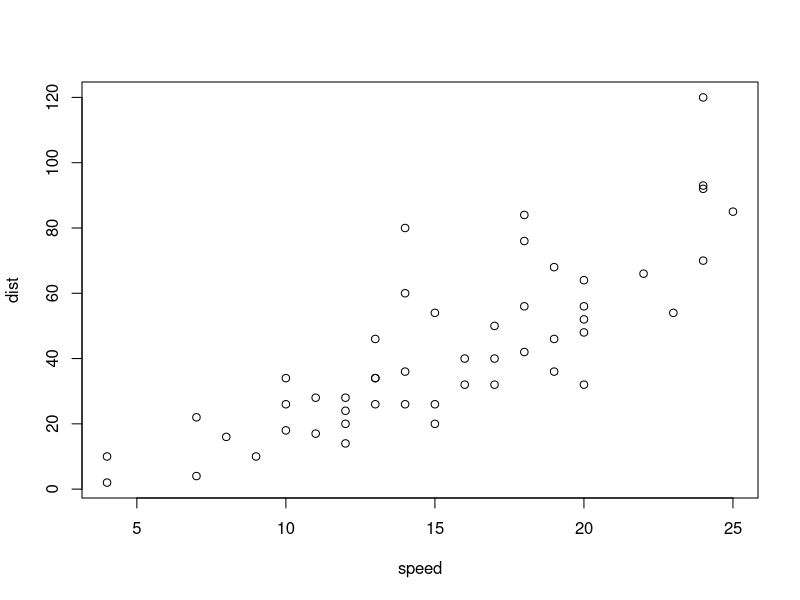
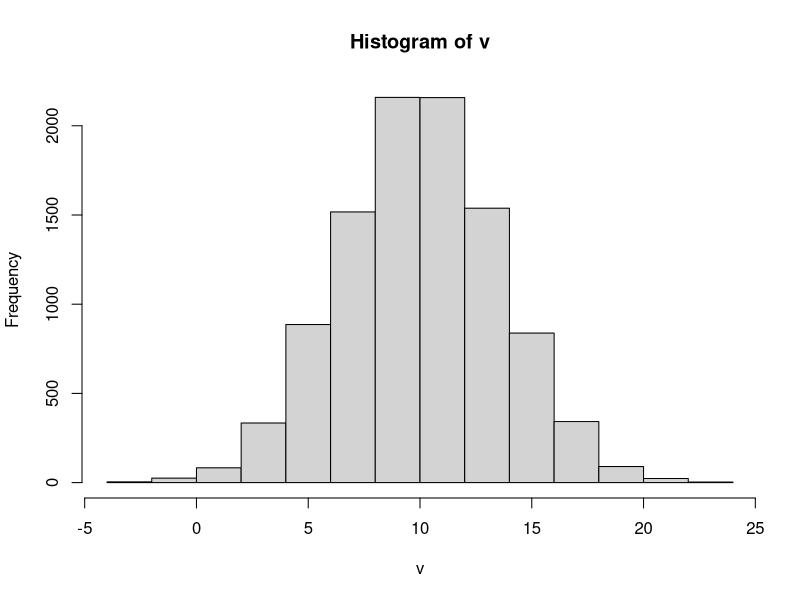
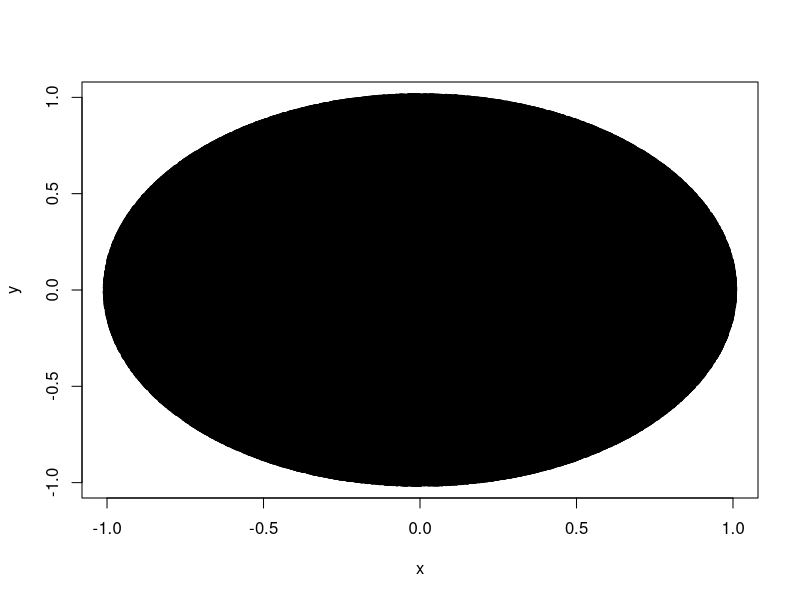

These charts were generated, in order, by the following R code:
## ---- chunk 1
plot(cars)
## ---- chunk 2
vec <- rnorm(10000)

median(vec)

cutoff <- median(vec)+3*mad(vec)
m<-mean(vec)
dispersion <- sd(vec)

vecB <- c(abs(vec)<3*cutoff)

res <- which(vecB %in% FALSE)


## ---- chunk 3
f <- function(){
  (1/10)*return(rnorm(1,0,2)*(9/10)+rnorm(1, 10,3))
}

main <- function(){
  vals = c();
  
  for(i in 1:10000){
    a = f();
    vals = append(vals, a);
  }
  
  return(vals);
}

v=main()
hist(v)
nes <-median(v)+3*mad(v)

b <- c(abs(v)>=3*nes)

c <- which(b %in% nes)

## ---- chunk 4
x = c(8,3,3,7,15,9,12,4,9,10,5,1);
col = c(1,3,5,7,9,11)
matr = matrix(x, 6,2)

matr <- cbind(matr, col)
rownames(matr)<-c("r1","r2","r3","r4","r5","r6")
order(matr[,1])
matr<-matr[order(matr[,1],matr[,2]),]

## ---- chunk 5
rand.Circle<-function(n,x0 = 0,y0 = 0,r){
  ro <- runif(n,0,r)
  phi <- runif(n,0,2*pi)
  
  x <- x0+ro*cos(phi)
  y <- y0+ro*sin(phi)
  
  return(cbind(x,y))
}

plot(rand.Circle(1000000,0,0,1))
## ---- chunk 6
piAprox<-function(n){
  x <- runif(n,0,2)
  y <- runif(n,0,2)
  
  z <- sqrt(x^2+y^2)
  
  
}
